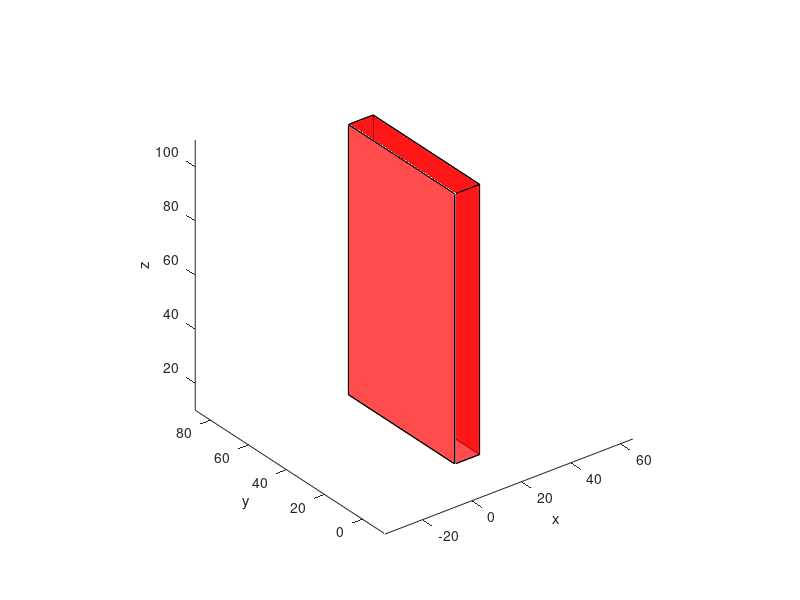

Here is the MATLAB script that generated this plot:
function [h, XYZ] = plotCube(varargin)
% PLOTCUBE - Display a 3D-cube in the current axes
%
%   PLOTCUBE(EDGES,ORIGIN,ALPHA,COLOR) displays a 3D-cube in the current axes
%   with the following properties:
%   * EDGES : 3-elements vector that defines the length of cube edges
%   * ORIGIN: 3-elements vector that defines the start point of the cube
%   * ALPHA : scalar that defines the transparency of the cube faces (from 0
%             to 1)
%   * COLOR : 3-elements vector that defines the faces color of the cube
%
% Example:
%   >> plotCube([5 5 5],[ 2  2  2],.8,[1 0 0]);
%   >> plotCube([5 5 5],[10 10 10],.8,[0 1 0]);
%   >> plotCube([5 5 5],[20 20 20],.8,[0 0 1]);
% Default input arguments
	inArgs = { ...
	  [10 56 100] , ... % Default edge sizes (x,y and z)
	  [10 10  10] , ... % Default coordinates of the origin point of the cube
	  .7          , ... % Default alpha value for the cube's faces
	  [1 0 0]       ... % Default Color for the cube
	  };
	% Replace default input arguments by input values
	inArgs(1:nargin) = varargin;
	% Create all variables
	[edges,origin,alpha,clr] = deal(inArgs{:});
	XYZ = { ...
	  [0 0 0 0]  [0 0 1 1]  [0 1 1 0] ; ...
	  [1 1 1 1]  [0 0 1 1]  [0 1 1 0] ; ...
	  [0 1 1 0]  [0 0 0 0]  [0 0 1 1] ; ...
	  [0 1 1 0]  [1 1 1 1]  [0 0 1 1] ; ...
	  [0 1 1 0]  [0 0 1 1]  [0 0 0 0] ; ...
	  [0 1 1 0]  [0 0 1 1]  [1 1 1 1]   ...
	  };
	XYZ = mat2cell(...
	  cellfun( @(x,y,z) x*y+z , ...
		XYZ , ...
		repmat(mat2cell(edges,1,[1 1 1]),6,1) , ...
		repmat(mat2cell(origin,1,[1 1 1]),6,1) , ...
		'UniformOutput',false), ...
	  6,[1 1 1]);
	h = cellfun(@patch,XYZ{1},XYZ{2},XYZ{3},...
	  repmat({clr},6,1),...
	  repmat({'FaceAlpha'},6,1),...
	  repmat({alpha},6,1)...
	  );
	view(3); axis('equal'); xlabel('x'); ylabel('y'); zlabel('z');
	
	XYZ = shiftdim(cat(3, cell2mat(XYZ{1}), cell2mat(XYZ{2}), cell2mat(XYZ{3})), 1);
end
